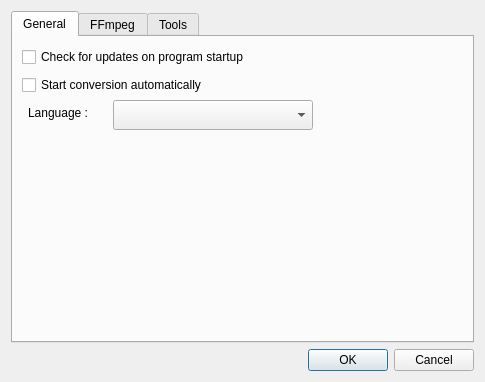
<?xml version="1.0" encoding="UTF-8"?>
<ui version="4.0">
 <class>OptionsDialog</class>
 <widget class="QDialog" name="OptionsDialog">
  <property name="geometry">
   <rect>
    <x>0</x>
    <y>0</y>
    <width>485</width>
    <height>382</height>
   </rect>
  </property>
  <property name="windowTitle">
   <string>Options</string>
  </property>
  <layout class="QVBoxLayout" name="verticalLayout">
   <item>
    <widget class="QTabWidget" name="tabWidget">
     <property name="currentIndex">
      <number>0</number>
     </property>
     <widget class="QWidget" name="tab">
      <attribute name="title">
       <string>General</string>
      </attribute>
      <widget class="QCheckBox" name="chkCheckUpdates">
       <property name="geometry">
        <rect>
         <x>9</x>
         <y>9</y>
         <width>290</width>
         <height>22</height>
        </rect>
       </property>
       <property name="text">
        <string>Check for updates on program startup</string>
       </property>
      </widget>
      <widget class="QCheckBox" name="chkAutoStartConversion">
       <property name="geometry">
        <rect>
         <x>9</x>
         <y>37</y>
         <width>237</width>
         <height>22</height>
        </rect>
       </property>
       <property name="toolTip">
        <string>Automatically start conversion after adding files to the list.</string>
       </property>
       <property name="text">
        <string>Start conversion automatically</string>
       </property>
      </widget>
      <widget class="QComboBox" name="language">
       <property name="geometry">
        <rect>
         <x>100</x>
         <y>63</y>
         <width>200</width>
         <height>30</height>
        </rect>
       </property>
      </widget>
      <widget class="QLabel" name="langiage_label">
       <property name="geometry">
        <rect>
         <x>15</x>
         <y>66</y>
         <width>81</width>
         <height>20</height>
        </rect>
       </property>
       <property name="text">
        <string>Language :</string>
       </property>
      </widget>
     </widget>
     <widget class="QWidget" name="tabFFmpeg">
      <attribute name="title">
       <string>FFmpeg</string>
      </attribute>
      <layout class="QFormLayout" name="formLayout">
       <property name="fieldGrowthPolicy">
        <enum>QFormLayout::ExpandingFieldsGrow</enum>
       </property>
       <item row="0" column="0">
        <layout class="QHBoxLayout" name="horizontalLayout">
         <item>
          <widget class="QLabel" name="lblThreads">
           <property name="text">
            <string>Number of threads to use in conversion</string>
           </property>
          </widget>
         </item>
         <item>
          <widget class="QSpinBox" name="spinThreads"/>
         </item>
        </layout>
       </item>
       <item row="1" column="0">
        <layout class="QHBoxLayout" name="horizontalLayout_2">
         <item>
          <widget class="QCheckBox" name="chkHideFormats">
           <property name="toolTip">
            <string>&lt;html&gt;&lt;head/&gt;&lt;body&gt;&lt;p&gt;Hide output formats that are not available in the current ffmpeg installation. It is recommended to turn this option on unless you are sure that QWinFF has failed to detect available formats. (requires restarting QWinFF to take effect)&lt;/p&gt;&lt;/body&gt;&lt;/html&gt;</string>
           </property>
           <property name="text">
            <string>Hide unavailable formats (requires restarting)</string>
           </property>
          </widget>
         </item>
        </layout>
       </item>
      </layout>
     </widget>
     <widget class="QWidget" name="tabTools">
      <attribute name="title">
       <string>Tools</string>
      </attribute>
      <layout class="QVBoxLayout" name="verticalLayout_3">
       <item>
        <layout class="QVBoxLayout" name="verticalLayout_2">
         <item>
          <widget class="QLabel" name="label">
           <property name="text">
            <string>You have to restart QWinFF for the changes to take effect.</string>
           </property>
           <property name="wordWrap">
            <bool>true</bool>
           </property>
          </widget>
         </item>
         <item>
          <widget class="QTableWidget" name="toolTable">
           <property name="showDropIndicator" stdset="0">
            <bool>false</bool>
           </property>
           <property name="dragDropOverwriteMode">
            <bool>false</bool>
           </property>
           <property name="columnCount">
            <number>2</number>
           </property>
           <column>
            <property name="text">
             <string>Name</string>
            </property>
           </column>
           <column>
            <property name="text">
             <string>Command</string>
            </property>
           </column>
          </widget>
         </item>
        </layout>
       </item>
      </layout>
     </widget>
    </widget>
   </item>
   <item>
    <widget class="QDialogButtonBox" name="buttonBox">
     <property name="orientation">
      <enum>Qt::Horizontal</enum>
     </property>
     <property name="standardButtons">
      <set>QDialogButtonBox::Cancel|QDialogButtonBox::Ok</set>
     </property>
    </widget>
   </item>
  </layout>
 </widget>
 <resources/>
 <connections>
  <connection>
   <sender>buttonBox</sender>
   <signal>accepted()</signal>
   <receiver>OptionsDialog</receiver>
   <slot>accept()</slot>
   <hints>
    <hint type="sourcelabel">
     <x>252</x>
     <y>377</y>
    </hint>
    <hint type="destinationlabel">
     <x>157</x>
     <y>274</y>
    </hint>
   </hints>
  </connection>
  <connection>
   <sender>buttonBox</sender>
   <signal>rejected()</signal>
   <receiver>OptionsDialog</receiver>
   <slot>reject()</slot>
   <hints>
    <hint type="sourcelabel">
     <x>320</x>
     <y>377</y>
    </hint>
    <hint type="destinationlabel">
     <x>286</x>
     <y>274</y>
    </hint>
   </hints>
  </connection>
 </connections>
</ui>
